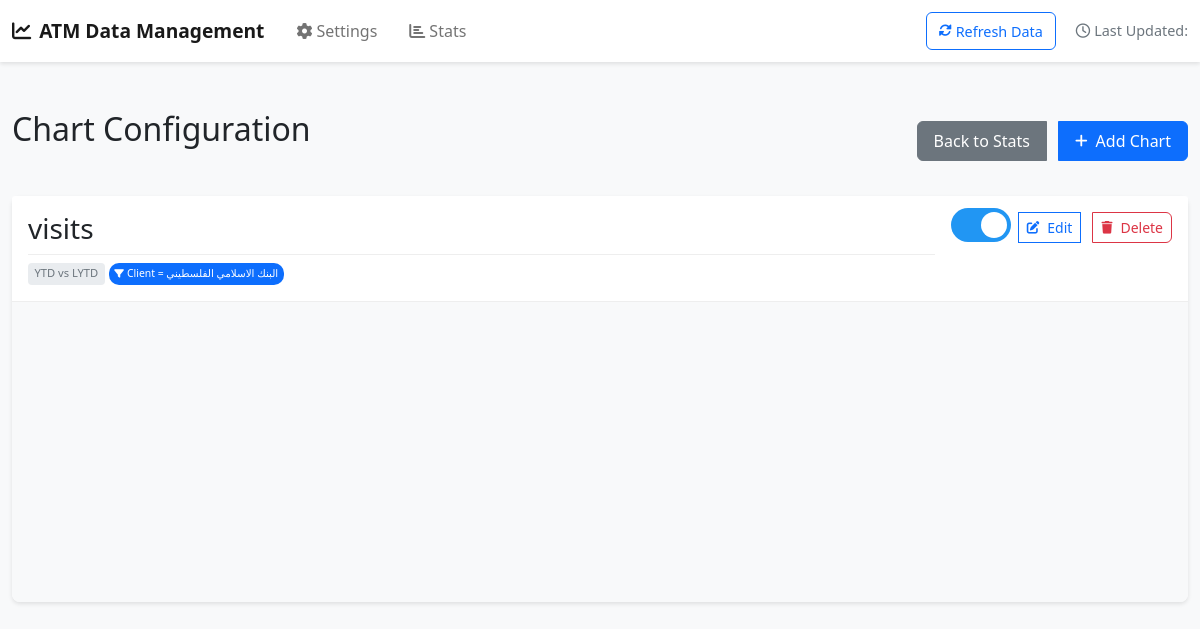
/stats/charts, run on the app's committed database.
### tables this page shows
CREATE TABLE ChartConfigurations (
                    id INTEGER PRIMARY KEY AUTOINCREMENT,
                    name TEXT NOT NULL,
                    table_name TEXT NOT NULL,
                    x_axis TEXT NOT NULL,
                    y_axis TEXT NOT NULL,
                    chart_type TEXT NOT NULL,
                    time_spans TEXT,
                    grouping_type TEXT,
                    grouping_value TEXT,
                    is_enabled BOOLEAN DEFAULT 1,
                    created_at TIMESTAMP DEFAULT CURRENT_TIMESTAMP,
                    updated_at TIMESTAMP DEFAULT CURRENT_TIMESTAMP
                );

### app.py (the view)
@app.route('/stats/charts', methods=['GET'])
def charts_config():
    try:
        with db_manager.local_engine.connect() as conn:
            inspector = inspect(db_manager.local_engine)
            available_tables = inspector.get_table_names()
        with db_manager.app_config_engine.connect() as conn:
            charts = conn.execute(text("SELECT * FROM ChartConfigurations")).fetchall()
        return render_template('charts_config.html',
                             available_tables=available_tables,
                             charts=charts)
    except Exception as e:
        logger.error(f"Error accessing charts config: {str(e)}")
        flash(f'Error accessing charts config: {str(e)}', 'error')
        return redirect(url_for('stats'))

### app.py (called while the page is built)
@app.template_filter('from_json')
def from_json_filter(value):
    return json.loads(value)

@app.template_filter('abbreviate_timespan')
def abbreviate_timespan_filter(value):
    abbreviations = {
        'Today': 'Today',
        'Yesterday': 'Yday',
        'Month to Date': 'MTD',
        'Last Month to Date': 'LMTD',
        'Year to Date': 'YTD',
        'Last Year to Date': 'LYTD'
    }
    return abbreviations.get(value, value)

@app.template_filter('operator_symbol')
def operator_symbol_filter(value):
    symbols = {
        '+': '+',
        '-': '−',
        '*': '×',
        '/': '÷'
    }
    return symbols.get(value, value)

### templates/charts_config.html (shortened to what this page needs)
{% extends "base.html" %}
{% block head %}
<link href="https://cdn.jsdelivr.net/npm/select2@4.1.0-rc.0/dist/css/select2.min.css" rel="stylesheet" />
{% endblock %}
{% block content %}
<div class="d-flex justify-content-between align-items-center mb-4">
    <h2>Chart Configuration</h2>
    <div class="btn-group">
        <a href="{{ url_for('stats') }}" class="btn btn-secondary">Back to Stats</a>
        <button type="button" class="btn btn-primary" data-bs-toggle="modal" data-bs-target="#addChartModal">
            <i class="fas fa-plus"></i> Add Chart
        </button>
    </div>
</div>
<div class="charts-list">
    {% if charts %}
        {% for chart in charts %}
        <div class="chart-card" data-chart-id="{{ chart.id }}">
            <div class="card-header">
                <div class="d-flex justify-content-between align-items-start w-100">
                    <div class="flex-grow-1">
                        <h3 class="mb-0">{{ chart.name }}</h3>
                        <div class="chart-badges">
                            {% if chart.time_spans %}
                                {% set spans = chart.time_spans if chart.time_spans is string else chart.time_spans|tojson %}
                                {% set time_spans = spans|from_json if spans is string else spans %}
                                {% for span in time_spans %}
                                    <span class="time-span-badge">
                                        {{ span[0]|abbreviate_timespan }} vs {{ span[1]|abbreviate_timespan }}
                                    </span>
                                {% endfor %}
                            {% endif %}
                            {% if chart.y_axis %}
                                {% set y_axis = chart.y_axis if chart.y_axis is string else chart.y_axis|tojson %}
                                {% set measures = y_axis|from_json if y_axis is string else y_axis %}
                                {% for measure in measures %}
                                    {% if measure.conditions %}
                                        {% for condition in measure.conditions %}
                                            <div class="condition-badge" data-operator="{{ condition.operator }}">
                                                <i class="fas fa-filter"></i>
                                                {{ condition.field }} {{ condition.operator|operator_symbol }} {{ condition.value }}
                                            </div>
                                        {% endfor %}
                                    {% endif %}
                                {% endfor %}
                            {% endif %}
                        </div>
                    </div>
                    <div class="btn-group ms-3">
                        <label class="toggle-switch">
                            <span class="toggle-slider"></span>
                        </label>
                        <button class="btn btn-outline-primary btn-sm" onclick="editChart({{ chart.id }})">
                            <i class="fas fa-edit"></i> Edit
                        </button>
                        <button class="btn btn-outline-danger btn-sm" onclick="deleteChart({{ chart.id }})">
                            <i class="fas fa-trash"></i> Delete
                        </button>
                    </div>
                </div>
            </div>
            <div class="chart-preview" id="chart-preview-{{ chart.id }}">
            </div>
        </div>
        {% endfor %}
    {% else %}
        <div class="alert alert-info">
            No charts configured yet. Click "Add Chart" to create your first chart.
        </div>
    {% endif %}
</div>
{% endblock %}

### templates/base.html (style rules this page uses)
body { background-color: #f8f9fa; padding-top: 70px; }
.card-header { background-color: #fff; border-bottom: 1px solid rgba(0,0,0,.125); padding: 1rem; }
.btn { border-radius: 6px; padding: 0.5rem 1rem; margin: 0.25rem; height: auto !important; min-height: 38px; white-space: nowrap; display: inline-flex; align-items: center; justify-content: center; vertical-align: middle; line-height: normal; }
.btn-group { display: inline-flex; gap: 0.5rem; flex-wrap: nowrap; align-items: stretch; margin: -0.25rem; }
.btn-group .btn { margin: 0.25rem; flex: 0 1 auto; }
.btn-sm { padding: 0.25rem 0.75rem; min-height: 31px; font-size: 0.875rem; }
.btn i { margin-right: 0.5rem; font-size: 0.9em; flex-shrink: 0; }
h2, h3 { margin-bottom: 1.5rem; }
.btn i { margin-right: 0.5rem; font-size: 0.9em; }
.btn-sm { padding: 0.25rem 0.5rem; font-size: 0.875rem; }

### templates/charts_config.html (style rules this page uses)
.chart-card { border-radius: 8px; box-shadow: 0 2px 4px rgba(0,0,0,0.1); margin-bottom: 1.5rem; background: white; }
.chart-card .card-header { padding: 1rem; border-bottom: 1px solid #eee; display: flex; justify-content: space-between; align-items: center; }
.chart-preview { height: 300px; padding: 1rem; background: #f8f9fa; border-radius: 0 0 8px 8px; }
.toggle-switch { position: relative; display: inline-block; width: 60px; height: 34px; }
.toggle-slider { position: absolute; cursor: pointer; top: 0; left: 0; right: 0; bottom: 0; background-color: #ccc; transition: .4s; border-radius: 34px; }
.toggle-slider:before { position: absolute; content: ""; height: 26px; width: 26px; left: 4px; bottom: 4px; background-color: white; transition: .4s; border-radius: 50%; }
input:checked + .toggle-slider { background-color: #2196F3; }
input:checked + .toggle-slider:before { transform: translateX(26px); }
.chart-badges { display: flex; flex-wrap: wrap; gap: 4px; margin-top: 8px; padding-top: 8px; border-top: 1px solid #eee; }
.time-span-badge { font-size: 0.7rem; padding: 0.15rem 0.4rem; background-color: #e9ecef; border-radius: 4px; color: #6c757d; display: inline-flex; align-items: center; gap: 0.2rem; }
.condition-badge { font-size: 0.65rem; padding: 0.1rem 0.35rem; border-radius: 10px; color: white; display: inline-flex; align-items: center; gap: 0.2rem; font-weight: 500; }
.condition-badge i { font-size: 0.6rem; }
.condition-badge[data-operator="="] { background-color: #0d6efd; }

### data on the page
ChartConfigurations: name "visits", span "YTD", span "LYTD", field "Client", operator|operator_symbol "=", value "البنك الاسلامي الفلسطيني"
